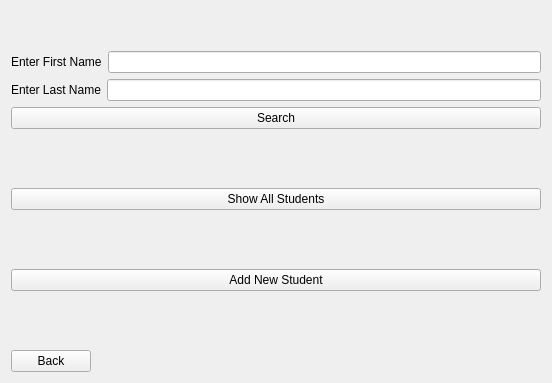
      <widget class="QWidget" name="page_2_stud">
       <layout class="QVBoxLayout" name="verticalLayout_3">
        <item>
         <layout class="QVBoxLayout" name="verticalLayout_4">
          <item>
           <spacer name="verticalSpacer_6">
            <property name="orientation">
             <enum>Qt::Vertical</enum>
            </property>
            <property name="sizeHint" stdset="0">
             <size>
              <width>20</width>
              <height>40</height>
             </size>
            </property>
           </spacer>
          </item>
          <item>
           <layout class="QHBoxLayout" name="horizontalLayout_6"/>
          </item>
          <item>
           <layout class="QHBoxLayout" name="horizontalLayout_7">
            <item>
             <widget class="QLabel" name="label_sln">
              <property name="text">
               <string>Enter First Name</string>
              </property>
             </widget>
            </item>
            <item>
             <widget class="QLineEdit" name="lineEdit_ss_fn"/>
            </item>
           </layout>
          </item>
         </layout>
        </item>
        <item>
         <layout class="QHBoxLayout" name="horizontalLayout_13">
          <item>
           <widget class="QLabel" name="label_sln_4">
            <property name="text">
             <string>Enter Last Name</string>
            </property>
           </widget>
          </item>
          <item>
           <widget class="QLineEdit" name="lineEdit_ss_ln"/>
          </item>
         </layout>
        </item>
        <item>
         <widget class="QPushButton" name="pushButton_student_search">
          <property name="text">
           <string>Search</string>
          </property>
         </widget>
        </item>
        <item>
         <spacer name="verticalSpacer_16">
          <property name="orientation">
           <enum>Qt::Vertical</enum>
          </property>
          <property name="sizeType">
           <enum>QSizePolicy::Expanding</enum>
          </property>
          <property name="sizeHint" stdset="0">
           <size>
            <width>20</width>
            <height>53</height>
           </size>
          </property>
         </spacer>
        </item>
        <item>
         <widget class="QPushButton" name="pushButton_add_student_2">
          <property name="text">
           <string>Show All Students</string>
          </property>
         </widget>
        </item>
        <item>
         <spacer name="verticalSpacer_5">
          <property name="orientation">
           <enum>Qt::Vertical</enum>
          </property>
          <property name="sizeType">
           <enum>QSizePolicy::Expanding</enum>
          </property>
          <property name="sizeHint" stdset="0">
           <size>
            <width>20</width>
            <height>53</height>
           </size>
          </property>
         </spacer>
        </item>
        <item>
         <layout class="QHBoxLayout" name="horizontalLayout_8"/>
        </item>
        <item>
         <widget class="QPushButton" name="pushButton_add_student">
          <property name="text">
           <string>Add New Student</string>
          </property>
         </widget>
        </item>
        <item>
         <spacer name="verticalSpacer_7">
          <property name="orientation">
           <enum>Qt::Vertical</enum>
          </property>
          <property name="sizeHint" stdset="0">
           <size>
            <width>20</width>
            <height>53</height>
           </size>
          </property>
         </spacer>
        </item>
        <item>
         <layout class="QHBoxLayout" name="horizontalLayout_35">
          <item>
           <widget class="QPushButton" name="pushButton_student_back">
            <property name="text">
             <string>Back</string>
            </property>
           </widget>
          </item>
          <item>
           <spacer name="horizontalSpacer_9">
            <property name="orientation">
             <enum>Qt::Horizontal</enum>
            </property>
            <property name="sizeType">
             <enum>QSizePolicy::Fixed</enum>
            </property>
            <property name="sizeHint" stdset="0">
             <size>
              <width>450</width>
              <height>20</height>
             </size>
            </property>
           </spacer>
          </item>
         </layout>
        </item>
       </layout>
      </widget>
